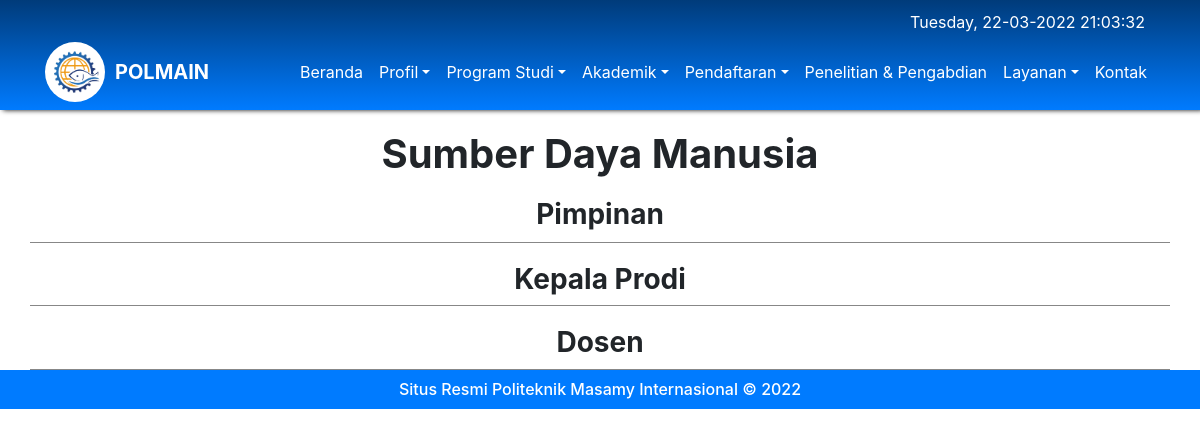
The app's page /index.php/welcome/sdm, older data.
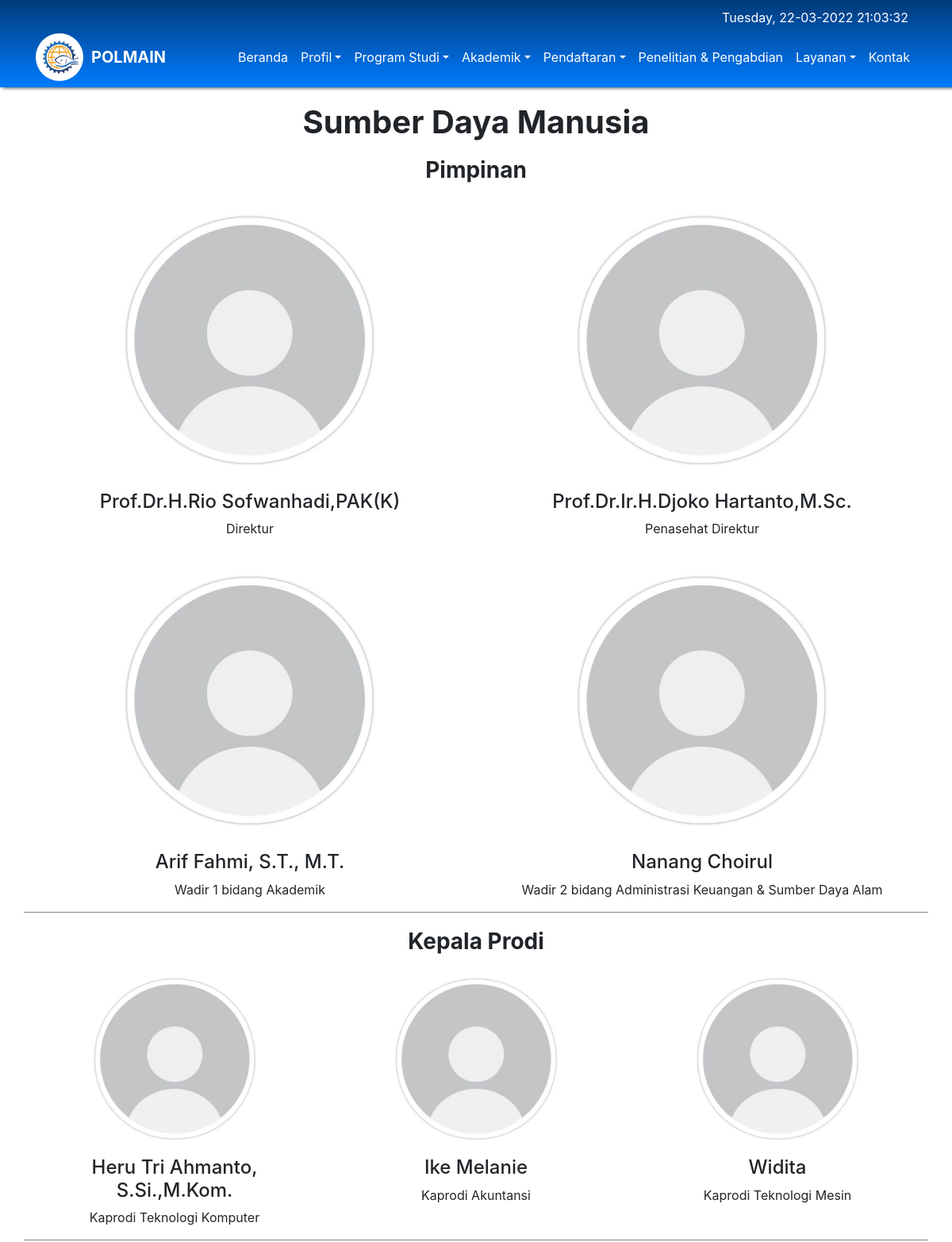
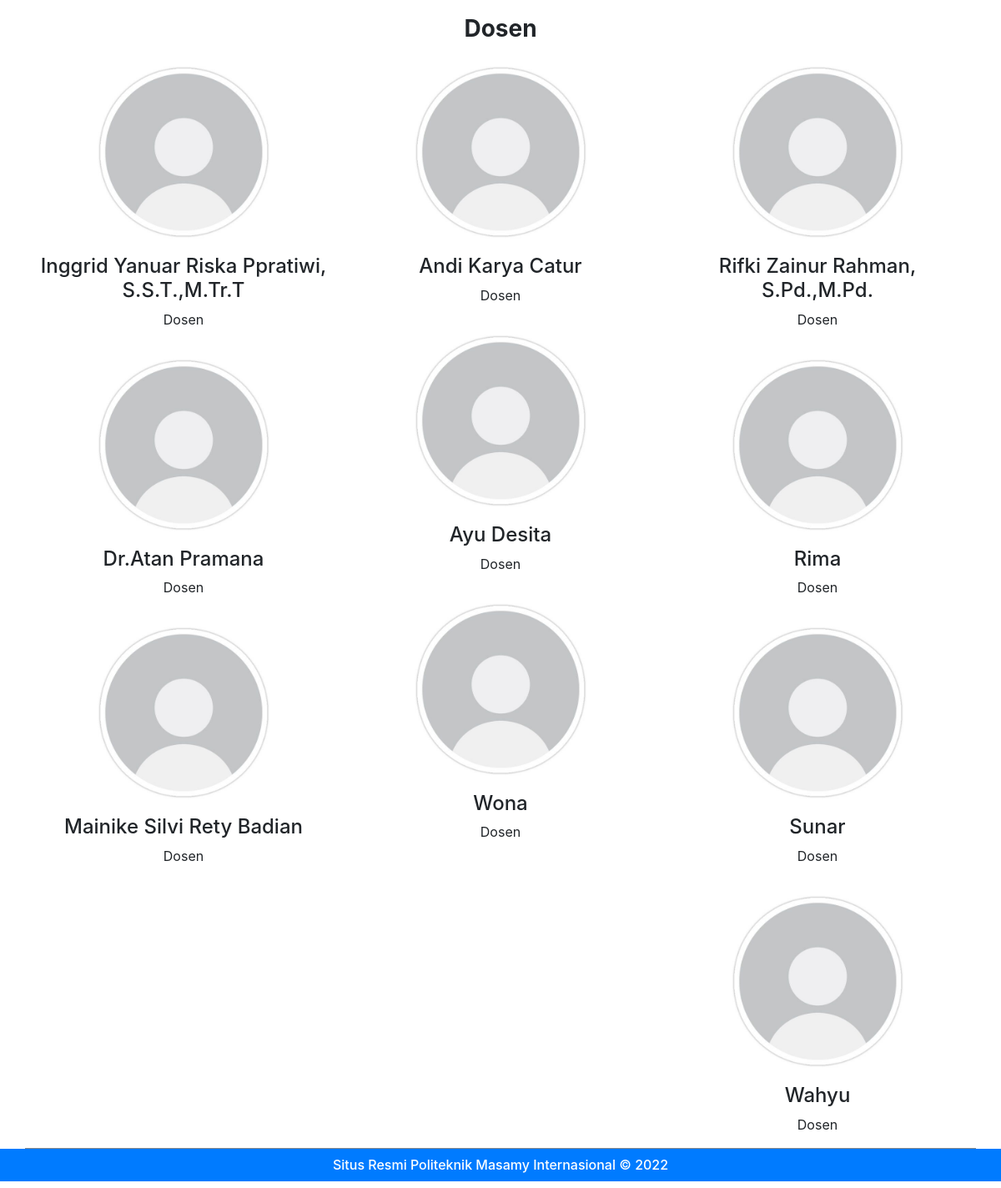
The same page, newer data (2 pictures, top to bottom).
### tables this page shows
CREATE TABLE `sdm` (
  `id` int(11) NOT NULL,
  `nama` varchar(200) NOT NULL,
  `nidn` varchar(100) NOT NULL,
  `foto` varchar(400) NOT NULL,
  `minat_bidang` varchar(100) NOT NULL,
  `jabatan` varchar(100) NOT NULL
);

### application/controllers/Welcome.php (called while the page is built, shortened)
<?php
class Welcome extends CI_Controller {
	function __construct(){
		$this->load->model('m_gambar');
                $this->load->helper('url');
	}
	public function sdm()
	{
		$data['sdm'] = $this->m_gambar->data_sdm()->result();
		$this->load->view('sdm', $data);
	}
}

### index.php (called while the page is built, shortened)
<?php
require_once BASEPATH.'core/CodeIgniter.php';

### application/models/m_gambar.php (called while the page is built, shortened)
<?php
class M_gambar extends CI_Model{
	function data_sdm(){
		return $this->db->query("SELECT * FROM `sdm` ORDER BY id");
	}
}

### application/views/sdm.php (the view, shortened to what this page needs)
<!doctype html>
<html lang="en">
  <head>
    <?php $this->load->view('header');?>
    <link rel="stylesheet" type="text/css" href="<?= base_url();?>assets/css/sdm.css">
  </head>
  <body>
    <div style="width: 100%; background-image: linear-gradient(to top, rgba(0, 123, 255, 1), rgba(0, 59, 122, 1)); box-shadow: 3px 0 5px #050505;"><?php $this->load->view('navbar');?></div>
    <div class="container">
      <h1 class="font-weight-bold">Sumber Daya Manusia</h1>
      <h3 class="font-weight-bold">Pimpinan</h3>
      <div class="row">
        <div class="col-6">
          <?php
          foreach($sdm as $s){
          if ($s->jabatan == 'Direktur') {
          if ($s->foto == NULL) { ?>
          <img class="foto" src="<?= base_url();?>assets/img/default_profile.jpg">
          <?php } else { ?>
          <img class="foto" src="<?= base_url();?>assets/img/s/<?= $s->foto ?>">
          <?php } ?>
          <h4 class="nama"><?= $s->nama ?></h4>
          <p class="jabatan"><?= $s->jabatan ?></p>
          <?php } } ?>
        </div>
        <div class="col-6">
          <?php
          foreach($sdm as $s){
          if ($s->jabatan == 'Penasehat Direktur') {
          if ($s->foto == NULL) { ?>
          <img class="foto" src="<?= base_url();?>assets/img/default_profile.jpg">
          <?php } else { ?>
          <img class="foto" src="<?= base_url();?>assets/img/s/<?= $s->foto ?>">
          <?php } ?>
          <h4 class="nama"><?= $s->nama ?></h4>
          <p class="jabatan"><?= $s->jabatan ?></p>
          <?php } } ?>
        </div>
      </div>
      <div class="row">
        <div class="col-6">
          <?php
          foreach($sdm as $s){
          if ($s->jabatan == 'Wadir 1 bidang Akademik') {
          if ($s->foto == NULL) { ?>
          <img class="foto" src="<?= base_url();?>assets/img/default_profile.jpg">
          <?php } else { ?>
          <img class="foto" src="<?= base_url();?>assets/img/s/<?= $s->foto ?>">
          <?php } ?>
          <h4 class="nama"><?= $s->nama ?></h4>
          <p class="jabatan"><?= $s->jabatan ?></p>
          <?php } } ?>
        </div>
        <div class="col-6">
          <?php
          foreach($sdm as $s){
          if ($s->jabatan == 'Wadir 2 bidang Administrasi Keuangan & Sumber Daya Alam') {
          if ($s->foto == NULL) { ?>
          <img class="foto" src="<?= base_url();?>assets/img/default_profile.jpg">
          <?php } else { ?>
          <img class="foto" src="<?= base_url();?>assets/img/s/<?= $s->foto ?>">
          <?php } ?>
          <h4 class="nama"><?= $s->nama ?></h4>
          <p class="jabatan"><?= $s->jabatan ?></p>
          <?php } } ?>
        </div>
      </div>
    </div>
    <div class="container">
      <h3 class="font-weight-bold">Kepala Prodi</h3>
      <div class="row">
        <div class="col-4">
          <?php
          foreach($sdm as $s){
          if ($s->jabatan == 'Kaprodi Teknologi Komputer') {
          if ($s->foto == NULL) { ?>
          <img class="foto" src="<?= base_url();?>assets/img/default_profile.jpg">
          <?php } else { ?>
          <img class="foto" src="<?= base_url();?>assets/img/s/<?= $s->foto ?>">
          <?php } ?>
          <h4 class="nama"><?= $s->nama ?></h4>
          <p class="jabatan"><?= $s->jabatan ?></p>
          <?php } } ?>
        </div>
        <div class="col-4">
          <?php
          foreach($sdm as $s){
          if ($s->jabatan == 'Kaprodi Akuntansi') {
          if ($s->foto == NULL) { ?>
          <img class="foto" src="<?= base_url();?>assets/img/default_profile.jpg">
          <?php } else { ?>
          <img class="foto" src="<?= base_url();?>assets/img/s/<?= $s->foto ?>">
          <?php } ?>
          <h4 class="nama"><?= $s->nama ?></h4>
          <p class="jabatan"><?= $s->jabatan ?></p>
          <?php } } ?>
        </div>
        <div class="col-4">
          <?php
          foreach($sdm as $s){
          if ($s->jabatan == 'Kaprodi Teknologi Mesin') {
          if ($s->foto == NULL) { ?>
          <img class="foto" src="<?= base_url();?>assets/img/default_profile.jpg">
          <?php } else { ?>
          <img class="foto" src="<?= base_url();?>assets/img/s/<?= $s->foto ?>">
          <?php } ?>
          <h4 class="nama"><?= $s->nama ?></h4>
          <p class="jabatan"><?= $s->jabatan ?></p>
          <?php } } ?>
        </div>
      </div>
    </div>
    <div class="container">
      <h3 class="font-weight-bold">Dosen</h3>
      <div class="row">
        <div class="col-4">
          <?php
          foreach($sdm as $s){
          if ($s->jabatan == 'Dosen' && $s->minat_bidang == 'Teknologi Komputer') {
          if ($s->foto == NULL) { ?>
          <img class="foto" src="<?= base_url();?>assets/img/default_profile.jpg">
          <?php } else { ?>
          <img class="foto" src="<?= base_url();?>assets/img/s/<?= $s->foto ?>">
          <?php } ?>
          <h4 class="nama"><?= $s->nama ?></h4>
          <p class="jabatan"><?= $s->jabatan ?></p>
          <?php } } ?>
        </div>
        <div class="col-4">
          <?php
          foreach($sdm as $s){
          if ($s->jabatan == 'Dosen' && $s->minat_bidang == 'Akuntansi') {
          if ($s->foto == NULL) { ?>
          <img class="foto" src="<?= base_url();?>assets/img/default_profile.jpg">
          <?php } else { ?>
          <img class="foto" src="<?= base_url();?>assets/img/s/<?= $s->foto ?>">
          <?php } ?>
          <h4 class="nama"><?= $s->nama ?></h4>
          <p class="jabatan"><?= $s->jabatan ?></p>
          <?php } } ?>
        </div>
        <div class="col-4">
          <?php
          foreach($sdm as $s){
          if ($s->jabatan == 'Dosen' && $s->minat_bidang == 'Teknologi Mesin') {
          if ($s->foto == NULL) { ?>
          <img class="foto" src="<?= base_url();?>assets/img/default_profile.jpg">
          <?php } else { ?>
          <img class="foto" src="<?= base_url();?>assets/img/s/<?= $s->foto ?>">
          <?php } ?>
          <h4 class="nama"><?= $s->nama ?></h4>
          <p class="jabatan"><?= $s->jabatan ?></p>
          <?php } } ?>
        </div>
      </div>
    </div>
<?php include("footer.php");?>
  </body>
</html>

### application/views/header.php (shortened to what this page needs)
    <link rel="stylesheet" href="https://maxcdn.bootstrapcdn.com/bootstrap/4.0.0/css/bootstrap.min.css"
>

### application/views/navbar.php (shortened to what this page needs)
<div class="container" style="border: none; display: flex;">
  <p class="waktu"><?php date_default_timezone_set('Asia/Jakarta'); echo date('l, d-m-Y H:i:s'); ?></p>
</div>
<nav class="navbar navbar-expand-lg navbar-dark">
  <div class="container" style="border: none; margin-top: 0">
    <div style="height: 60px; background-color: #fff; border-radius: 100%; margin-right: 10px;"><img src="<?= base_url();?>assets/img/icon/logokampus.png" style="height: 100%;"></div>
    <a class="navbar-brand font-weight-bold" href="<?= base_url();?>">POLMAIN</a>
    <div class="collapse navbar-collapse" id="navbarNav">
      <ul class="navbar-nav ml-auto">
        <li class="nav-item active">
          <a class="nav-link" href="<?= base_url();?>">Beranda <span class="sr-only">(current)</span></a>
        </li>
        <li class="nav-item dropdown">
          <a class="nav-link dropdown-toggle" href="#" id="navbarDropdown" role="button" data-toggle="dropdown" aria-haspopup="true" aria-expanded="false" style="color: #fff;">Profil</a>
        </li>
        <li class="nav-item dropdown">
          <a class="nav-link dropdown-toggle" href="#" id="navbarDropdown" role="button" data-toggle="dropdown" aria-haspopup="true" aria-expanded="false" style="color: #fff;">Program Studi</a>
        </li>
        <li class="nav-item dropdown">
          <a class="nav-link dropdown-toggle" href="#" id="navbarDropdown" role="button" data-toggle="dropdown" aria-haspopup="true" aria-expanded="false" style="color: #fff;">Akademik</a>
        </li>
        <li class="nav-item dropdown">
          <a class="nav-link dropdown-toggle" href="#" id="navbarDropdown" role="button" data-toggle="dropdown" aria-haspopup="true" aria-expanded="false" style="color: #fff;">Pendaftaran</a>
        </li>
        <a class="nav-link" href="<?= base_url();?>index.php/welcome/p3m" role="button"aria-haspopup="true" aria-expanded="false" style="color: #fff;">Penelitian & Pengabdian</a>
        <li class="nav-item dropdown">
          <a class="nav-link dropdown-toggle" href="#" id="navbarDropdown" role="button" data-toggle="dropdown" aria-haspopup="true" aria-expanded="false" style="color: #fff;">Layanan</a>
        </li>
        <a class="nav-link" href="<?= base_url();?>index.php/welcome/hubungi_kami" role="button"aria-haspopup="true" aria-expanded="false" style="color: #fff;">Kontak</a>
      </ul>
    </div>
  </div>
</nav>

### application/views/footer.php
<div class="footer" style="width: 100%; background-color: #007bff; margin: 0;">
      <h6 style="width: 100%; text-align: center; color: #fff; padding: 10px;">
        Situs Resmi Politeknik Masamy Internasional &copy; <?php echo date("Y"); ?></h6>
    </div>

### assets/css/sdm.css (style rules this page uses)
.container { border-bottom: 1px solid #878787; }
h1, h3 { margin-top: 20px; text-align: center; }
.foto { width: 70%; margin: 0 15%; }
.nama, .jabatan { text-align: center; width: 100%; }

### application/views/navbar.php (style rules this page uses)
.waktu { width: 100%; text-align: right; margin: 0; padding: 10px; padding-bottom: 0; color: #fff; }
body { top: 0px !important; }

Row changes from the older to the newer data that the page shows:
added sdm: nama "Prof.Dr.H.Rio Sofwanhadi,PAK(K)", jabatan "Direktur", shown under "Pimpinan"
added sdm: nama "Prof.Dr.Ir.H.Djoko Hartanto,M.Sc.", jabatan "Penasehat Direktur"
added sdm: nama "Arif Fahmi, S.T., M.T.", jabatan "Wadir 1 bidang Akademik"
added sdm: nama "Nanang Choirul", jabatan "Wadir 2 bidang Administrasi Keuangan & Sumber Daya Alam"
added sdm: nama "Heru Tri Ahmanto, S.Si.,M.Kom.", jabatan "Kaprodi Teknologi Komputer", shown under "Kepala Prodi"
added sdm: nama "Ike Melanie", jabatan "Kaprodi Akuntansi"
added sdm: nama "Widita", jabatan "Kaprodi Teknologi Mesin"
added sdm: nama "Inggrid Yanuar Riska Ppratiwi, S.S.T.,M.Tr.T", jabatan "Dosen"
added sdm: nama "Dr.Atan Pramana", jabatan "Dosen"
added sdm: nama "Mainike Silvi Rety Badian", jabatan "Dosen"
added sdm: nama "Andi Karya Catur", jabatan "Dosen"
added sdm: nama "Ayu Desita", jabatan "Dosen"
added sdm: nama "Wona", jabatan "Dosen"
added sdm: nama "Rifki Zainur Rahman, S.Pd.,M.Pd.", jabatan "Dosen"
added sdm: nama "Rima", jabatan "Dosen"
added sdm: nama "Sunar", jabatan "Dosen"
added sdm: nama "Wahyu", jabatan "Dosen"
